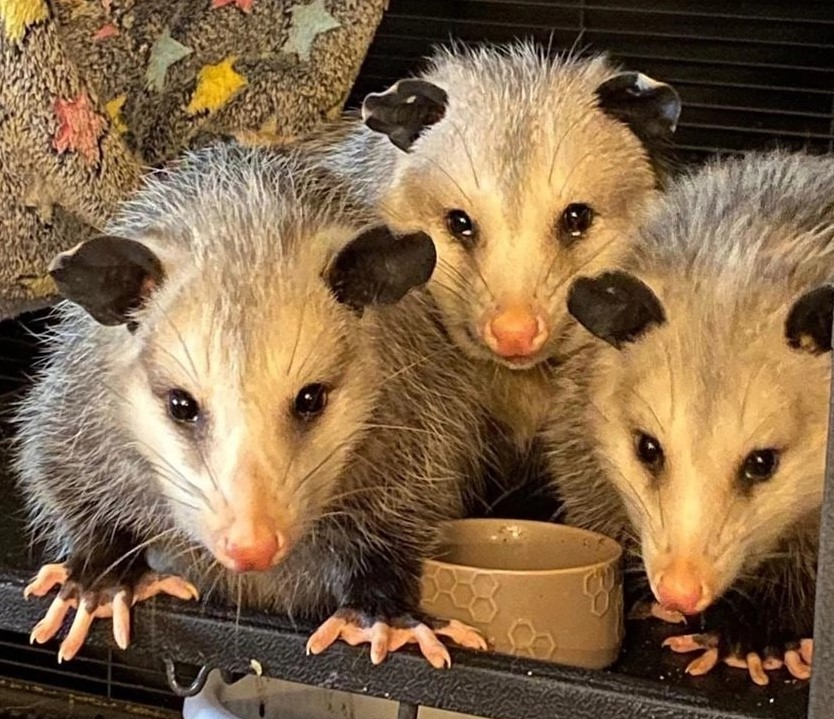
#> input picture LW3/image1.jpg, 834 x 719 px, given in place of the camera
$ python Task4_5.py
#> lines starting #> are read from the running program, lines starting #| are printed output that depends on the picture; after the words box and inside, x2 and y2 are one past the last pixel; in counts of white or black regions, pixels touching at a corner belong together
import cv2
import numpy as np

# объект VideoCapture для подключения к IP-камере
cap = cv2.VideoCapture(0)

while True:
    ret, frame = cap.read()
#> frame is the input picture: shape (719, 834, 3); mean B, G, R 74.2, 104.1, 131.3
    hsv = cv2.cvtColor(frame, cv2.COLOR_BGR2HSV)
#> hsv: shape (719, 834, 3); mean H, S, V 17.3, 122.4, 131.3

    # определение диапазона красного цвета в HSV
    lower_red = np.array([0, 100, 100])
    upper_red = np.array([10, 255, 255])
    mask1 = cv2.inRange(hsv, lower_red, upper_red)
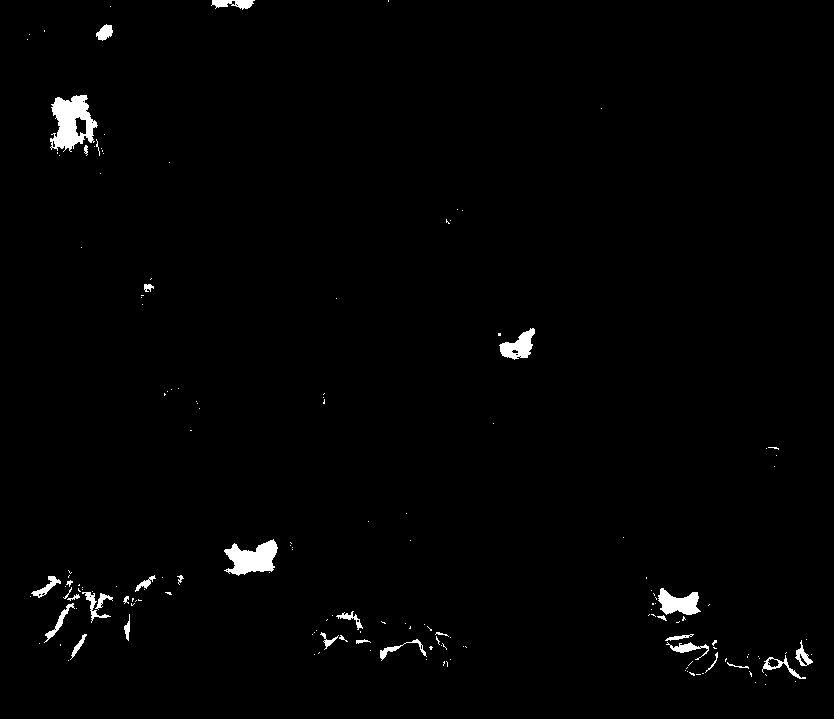
#> mask1: shape (719, 834); 1.3% white; 165 white regions (131 under 20 px), largest, box (x1, y1, x2, y2) and area: (50, 95, 98, 152) 1617, (224, 539, 278, 576) 1193, (658, 588, 701, 615) 717

    lower_red = np.array([160, 100, 100])
    upper_red = np.array([180, 255, 255])
    mask2 = cv2.inRange(hsv, lower_red, upper_red)
#> mask2: shape (719, 834); every value is 0

    # Объединение двух масок
    mask = cv2.bitwise_or(mask1, mask2)

    # применение маски на изображение
    res = cv2.bitwise_and(frame, frame, mask=mask)

    # вычисление момента на основе маски
    moments = cv2.moments(mask)
#> moments = moments, m00 1913010, centre m10/m00, m01/m00 = (313.2, 436.2)

    # поиск момента первого порядка
    area = moments['m00']
#> area = 1913010

    if area > 0:
        # ширина и высота прямоугольника равны квадратному корню из площади объекта
        width = height = int(np.sqrt(area))
#> width = 1383; height = 1383
        # вычисление координат центра объекта на изображении с использованием момент первого порядка
        c_x = int(moments["m10"] / moments["m00"])
#> c_x = 313
        c_y = int(moments["m01"] / moments["m00"])
#> c_y = 436
        # отрисовка прямоугольника
        color = (0, 0, 0) # черный цвет
        thickness = 2 # толщина

        cv2.line(
            frame,
            (c_x - (width // 16), c_y),
            (c_x + (width // 16), c_y),
            (0, 0, 0),
            2
        )
        cv2.line(
            frame,
            (c_x, c_y - (height // 16)),
            (c_x, c_y + (height // 16)),
            (0, 0, 0),
            2
        )
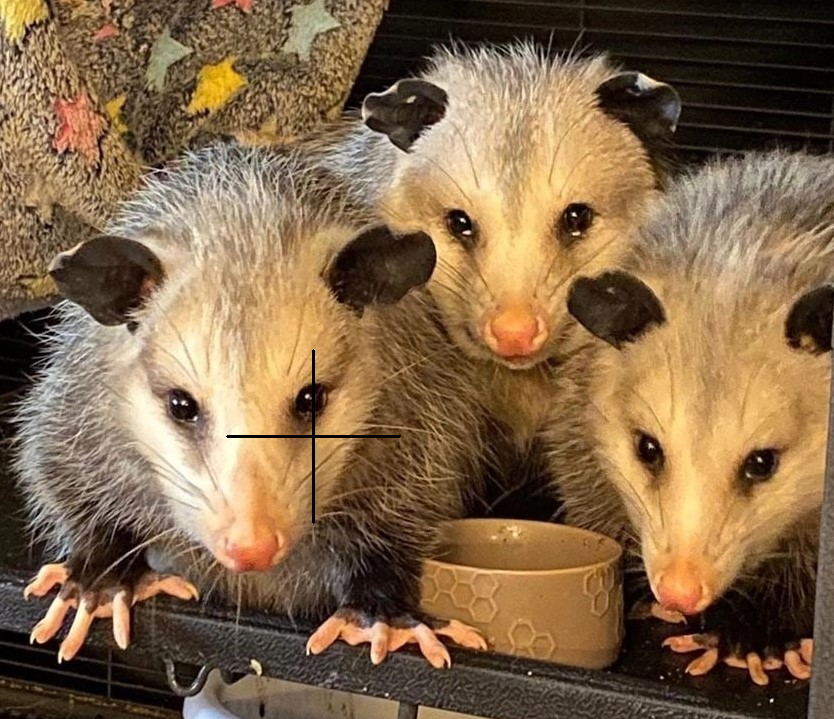
#> frame: shape (719, 834, 3); mean B, G, R 74, 103.9, 131

    cv2.imshow('HSV_frame', hsv)
    cv2.imshow('Result_frame', frame)

    # нажатие клавиши esc для выхода из цикла
    if cv2.waitKey(1) & 0xFF == 27:
#> (key Esc is pressed here)
        break

print("Площадь объекта:", area)
#| Площадь объекта: 1913010.0

# освобождение ресурсов окна
cap.release()
cv2.destroyAllWindows()
